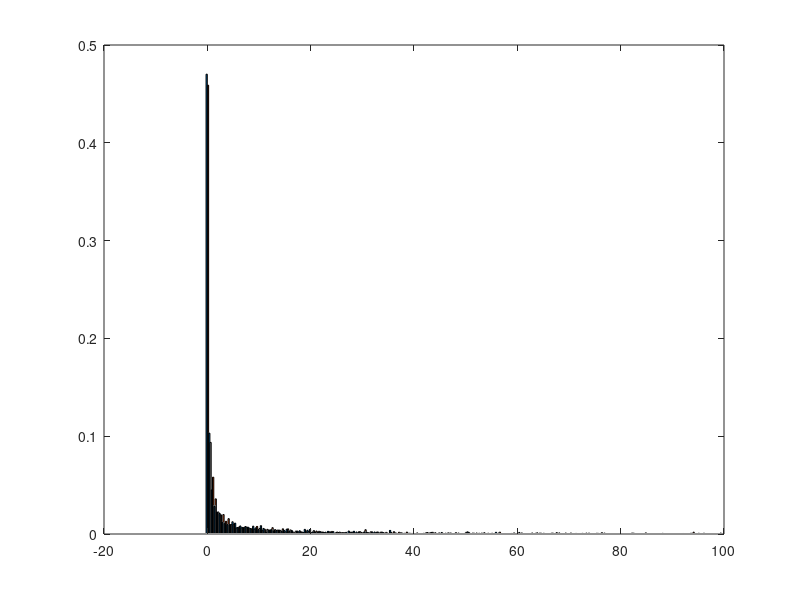

Write MATLAB code to recreate this figure. (Note: this script raises an error after producing the figure.)
clear all
close all
clc


load('inter_ripple.mat')

time1 = [0:0.5:100-0.5];
mdis_li = mdis./sum(mdis,2);
rdis_li = rdis./sum(rdis,2);

ave_m = mean(mdis_li,1);
std_m = std(mdis_li,[],1)/(size(mdis,1)-1);

ave_r = mean(rdis_li,1);
std_r = std(rdis_li,[],1)/(size(rdis,1)-1);

b = bar(time1,[ave_m;ave_r]','BarWidth',1)
hold on
b(1).FaceColor = 'r';
b(2).FaceColor = 'b';
errorbar(time1-0.075,[ave_m]',[std_m]','.r')
errorbar(time1+0.075,[ave_r]',[std_r]','.b')
xlim([-0.5 5.3])
ylim([0 0.65])
% xticks([1 2])
% title('correction');
ylabel('Probability');
xlabel('Inter ripple interval [s]');
hold off
